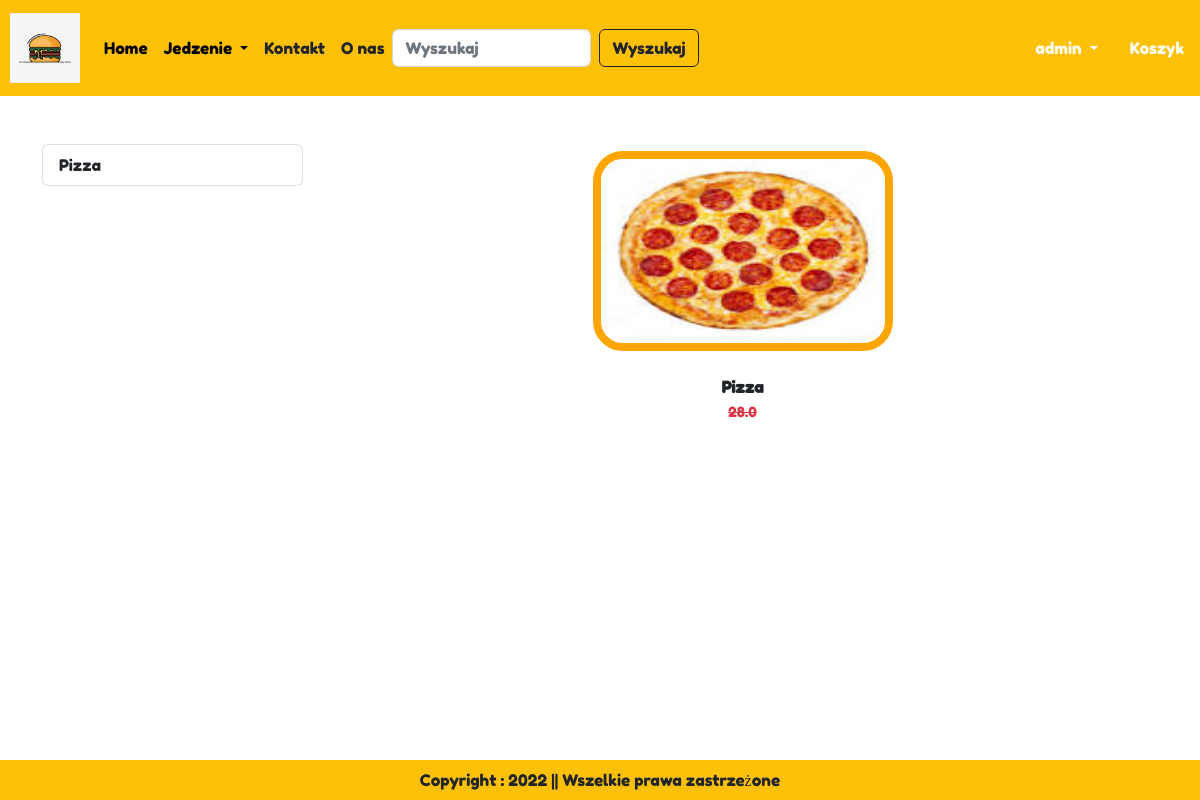
/kategorie/PIZ (signed in), run on the app's committed database.
### app/models.py (models this page shows, shortened)
class Product(models.Model):
    nazwa = models.CharField(max_length=255)
    cena = models.FloatField()
    desc = models.TextField()
    kategoria = models.CharField(choices = FOOD_CHOICES, max_length=3)
    prod_image = models.ImageField(upload_to='product')

### app/views.py (the view)
# urls.py: path('kategorie/<slug:val>', views.KategorieView.as_view(), name="kategorie"),
@method_decorator(login_required, name='dispatch')
class KategorieView(View):
    def get(self, request, val):
        totalitem = 0
        if request.user.is_authenticated:
            totalitem = len(Basket.objects.filter(user=request.user))
        product = Product.objects.filter(kategoria = val)
        nazwa = Product.objects.filter(kategoria = val).values('nazwa').annotate(total=Count('nazwa'))
        return render(request, "app/category.html", locals())

### app/templates/app/category.html (shortened to what this page needs)
{% extends 'app/base.html' %}
{% load static %}
{% block main-content %}
        <div class="container my-5">
            <div class="row">
                <div class = "col-sm-3">
                    <div class="list-group">
                        {% for val in product %}
                            <a href="{% url 'product-desc' val.id %}" class="list-group-item list-group-item-action"
                            aria-current = "true">{{val.nazwa}}</a>
                        {% endfor %}
                    </div>
                </div>
                <div class = "col-sm-9">
                    <diw class="row">
                        {% for val in product %}
                            <a href="{% url 'product-desc' val.id %}" class="btn">
                                <div>
                                    <img style="border: 8px solid orange; border-radius: 30px;" src="{{ val.prod_image.url }}" width="300px" height="200px" alt="">
                                    <div class="fw-bold">
                                    </div>
                                    <div class="fw-bold">
                                        {{val.nazwa}}
                                    </div>
                                    <div class="fw-bold text-danger">
                                        <small class="fw-light text-decoration-line-through">{{val.cena}}</small>
                                    </div>
                                </div>
                            </a>
                        {% endfor %}
                    </diw>
                </div>
            </div>
        </div>
{% endblock main-content %}

### app/templates/app/base.html (shortened to what this page needs)
<!DOCTYPE html>
{% load static %}
<html lang="en">
<head>
    <link href="https://cdn.jsdelivr.net/npm/bootstrap@5.2.3/dist/css/bootstrap.min.css" rel="stylesheet">
    <link rel="stylesheet" href="{% static 'app/css/all.min.css' %}"/>
    <link rel="stylesheet" href="{% static 'app/css/owl.carousel.min.css' %}"/>
    <link rel="stylesheet" href="{% static 'app/css/style.css' %}"/>
  </head>
<body>
    <nav class="navbar navbar-expand-lg navbar-dark bg-warning">
        <a class="navbar-brand" href="#">
          <img style = "margin-left: 10px"src="{% static "app/images/burgerlogo.jpg" %}" width="70" height="70" />
        </a>
        <div class="collapse navbar-collapse" id="navbarSupportedContent">
          <ul class="navbar-nav mr-auto">
            {% if request.user.is_authenticated %}
            <li class="nav-item active">
              <a class="nav-link" style="color: black" href="/">Home <span class="sr-only">(current)</span></a>
            </li>
            <li class="nav-item dropdown">
              <a class="nav-link dropdown-toggle" style="color: black" href="#" id="navbarDropdown" role="button" data-bs-toggle="dropdown" aria-haspopup="true" aria-expanded="false">
                Jedzenie
              </a>
            </li>
            <li class="nav-item">
              <a class="nav-link text-dark" href="{% url 'kontakt' %}">Kontakt</a>
            </li>
            <li class="nav-item">
              <a class="nav-link text-dark" href="{% url 'onas' %}">O nas</a>
            </li>
          </ul>
          <form class="d-flex" role="search" action = "/search">
            <input class="form-control me-2" type="search" placeholder="Wyszukaj" name="search" aria-label="Search">
            <button class="btn btn-outline-dark" type="submit">Wyszukaj</button>
          </form>
        </div>
        <ul class="navbar-nav me-auto mb-2 mb-lg-0">
          <li class="nav-item dropdown mx-2">
            <a class = "nav-link dropdown-toggle text-white" href="#" id="profileDropdown" role="button" data-bs-toggle="dropdown" aria-expanded="false"> {{user}} </a>
          </li>
          <li class="nav-item mx-2">
            <a href="{% url 'showbasket' %}" class="nav-link text-white"> Koszyk </a>
          </li>
          {% endif %}
        </ul>
      </nav>
      {% block main-content %}{% endblock main-content %}
      <footer class="container-fluid fixed-bottom bg-warning text-center p-2 mt-5">
        Copyright : 2022 || Wszelkie prawa zastrzeżone
      </footer>
</body>
</html>

### app/templates/app/base.html (style rules this page uses)
body { font-family: 'Fredoka One', cursive; }

### data on the page
Product: nazwa "Pizza", prod_image (picture), cena "28.0"

### other printed values
{{ user }} "admin"
